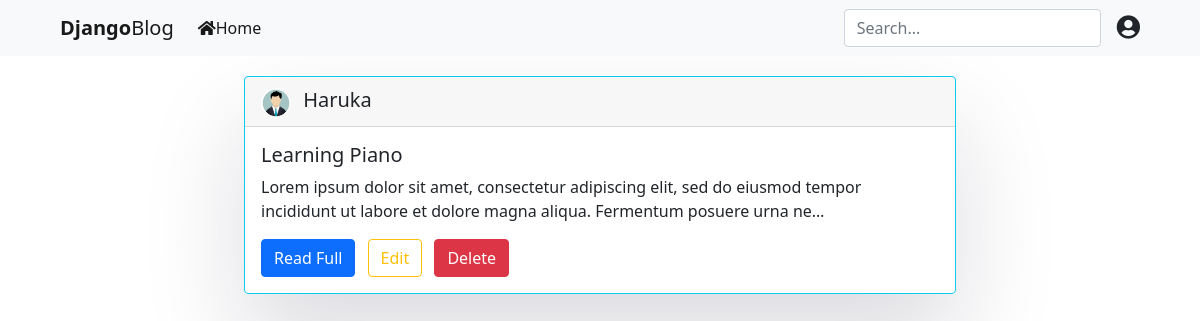
Page /userposts (signed in) on the earlier database version.
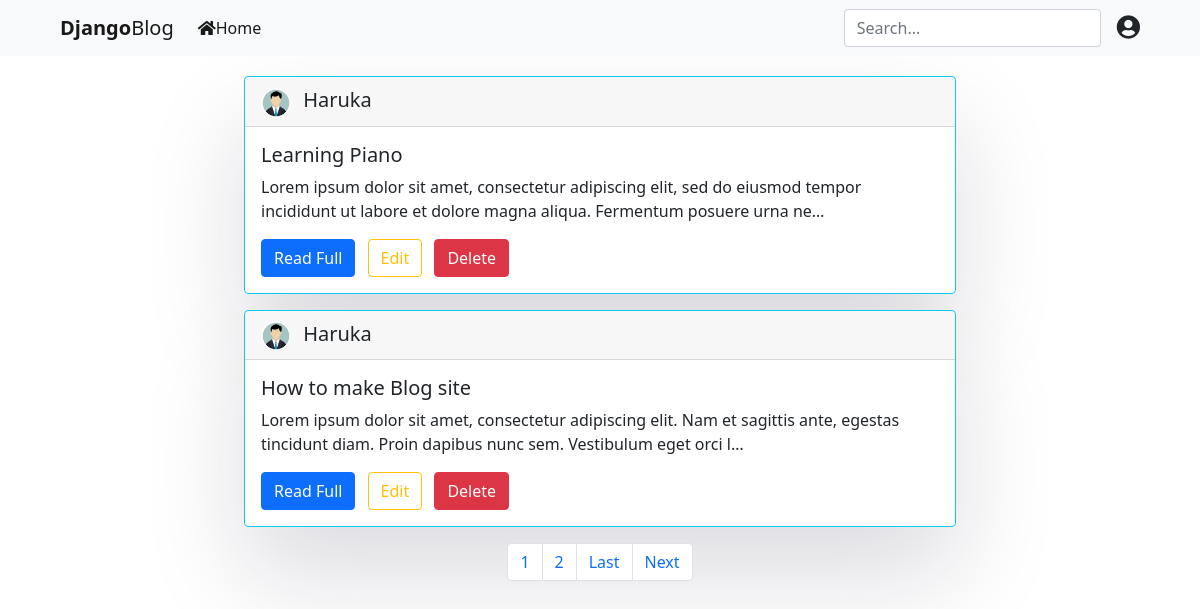
Same page on the later database version.
### Blog/models.py (models this page shows, shortened)
class PostsModel(models.Model):
    author = models.ForeignKey(User, on_delete=models.CASCADE)
    title = models.CharField(max_length=200)
    body = models.TextField()
    pub_date = models.DateTimeField(auto_now_add=True)

### Users/models.py (models this page shows, shortened)
class UserProfile(models.Model):
    user = models.OneToOneField(User, on_delete=models.CASCADE)
    image = models.ImageField(upload_to='profile_pic', default='user.png')

### Blog/views.py (the view)
# urls.py: path('userposts', OneUserPostsListView.as_view(), name='UserPosts'),
class OneUserPostsListView(ListView):
    posts = PostsModel
    template_name = 'main/onlyOneUserPosts.html'
    ordering = '-pub_date'
    paginate_by = 2
    def get_queryset(self):
        return PostsModel.objects.filter(author=self.request.user).reverse()

### Blog/templates/main/onlyOneUserPosts.html (shortened to what this page needs)
{% extends 'main/Index.html' %}
{% load static %}
{% load bootstrap5 %}
{% block content %}
<div class="container">
  <div class="row">
    <div class="col-md-2"></div>
    <div class="col-md-8">
{% for post in object_list %}
      <div class="box-element my-3">
        <div class="card border-info">
          <div class="card-header ">
            <img src="{{ post.author.userprofile.image.url }}" width="30" height="30" class="rounded-circle me-2" alt="Img">
            <span class="fs-5 me-5"><a href="#" class="text-dark">{{ post.author }}</a></span>
          </div>
          <div class="card-body">
            <h5 class="card-title">{{ post.title }}</h5>
            <p class="card-text">{{ post.body | truncatechars:150 }}</p>
            <a href="{% url 'Blog:Article' id=post.id %}" class="btn btn-primary">Read Full</a>
            <span><a href="{% url 'Blog:Update' pk=post.pk %}" class="btn btn-outline-warning ms-2">Edit</a></span>
            <span><a href="{% url 'Blog:Delete' pk=post.pk %}" class="btn btn-danger ms-2">Delete</a></span>
          </div>
        </div>
      </div>
{% endfor %}
{% if is_paginated %}
    <nav aria-label="Page navigation example" id="pagination">
      <ul class="pagination justify-content-center">
        {% for num in page_obj.paginator.page_range %}
            {% if page_obj.number == num %}
                <li class="page-item"><a class="page-link" href="?page={{ num }}">{{ num }}</a></li>
            {% elif num > page_obj.number|add:'-3' and num < page_obj.number|add:'3' %}
                <li class="page-item"><a class="page-link" href="?page={{ num }}">{{ num }}</a></li>
            {% endif %}
        {% endfor %}
        {% if page_obj.has_next %}
            <li class="page-item">
              <a class="page-link" href="?page={{ page_obj.paginator.num_pages }}">Last</a>
            </li>
            <li class="page-item">
              <a class="page-link" href="?page={{ page_obj.next_page_number }}">Next</a>
            </li>
        {% endif %}
      </ul>
    </nav>
{% endif %}
    </div>
    <div class="col-md-2"></div>
  </div>
</div>
{% endblock content %}

Differences in the rows shown:
added PostsModel: author.userprofile.image (picture), author "Haruka", title "How to make Blog site", body "Lorem ipsum dolor sit amet, consectetur adipiscing elit. Nam et sagittis ante, egestas tincidunt diam. Proin dapibus nunc sem. Vestibulum eget orci l…"
Other differences:
new list line: "1"
new list line: "2"
text now shown: "Last Next"
